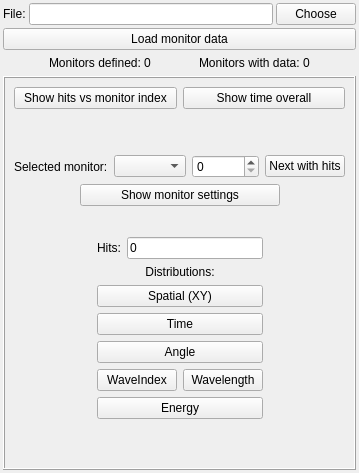
          <widget class="QWidget" name="tab_7">
           <attribute name="title">
            <string>Monitors</string>
           </attribute>
           <layout class="QVBoxLayout" name="verticalLayout_22">
            <property name="spacing">
             <number>3</number>
            </property>
            <property name="leftMargin">
             <number>3</number>
            </property>
            <property name="topMargin">
             <number>3</number>
            </property>
            <property name="rightMargin">
             <number>3</number>
            </property>
            <property name="bottomMargin">
             <number>3</number>
            </property>
            <item>
             <layout class="QHBoxLayout" name="horizontalLayout_39">
              <item>
               <widget class="QLabel" name="label_6">
                <property name="text">
                 <string>File:</string>
                </property>
               </widget>
              </item>
              <item>
               <widget class="QLineEdit" name="leMonitorsFileName"/>
              </item>
              <item>
               <widget class="QPushButton" name="pbChooseMonitorsFile">
                <property name="text">
                 <string>Choose</string>
                </property>
               </widget>
              </item>
             </layout>
            </item>
            <item>
             <widget class="QPushButton" name="pbLoadMonitorsData">
              <property name="text">
               <string>Load monitor data</string>
              </property>
             </widget>
            </item>
            <item>
             <layout class="QHBoxLayout" name="horizontalLayout_40">
              <item>
               <spacer name="horizontalSpacer_39">
                <property name="orientation">
                 <enum>Qt::Horizontal</enum>
                </property>
                <property name="sizeHint" stdset="0">
                 <size>
                  <width>40</width>
                  <height>20</height>
                 </size>
                </property>
               </spacer>
              </item>
              <item>
               <widget class="QLabel" name="label_19">
                <property name="text">
                 <string>Monitors defined:</string>
                </property>
               </widget>
              </item>
              <item>
               <widget class="QLabel" name="labNumMonitors">
                <property name="text">
                 <string>0</string>
                </property>
                <property name="alignment">
                 <set>Qt::AlignCenter</set>
                </property>
               </widget>
              </item>
              <item>
               <spacer name="horizontalSpacer_41">
                <property name="orientation">
                 <enum>Qt::Horizontal</enum>
                </property>
                <property name="sizeHint" stdset="0">
                 <size>
                  <width>40</width>
                  <height>20</height>
                 </size>
                </property>
               </spacer>
              </item>
              <item>
               <widget class="QLabel" name="label_22">
                <property name="text">
                 <string>Monitors with data:</string>
                </property>
               </widget>
              </item>
              <item>
               <widget class="QLabel" name="labMonitorsWithHits">
                <property name="text">
                 <string>0</string>
                </property>
               </widget>
              </item>
              <item>
               <spacer name="horizontalSpacer_40">
                <property name="orientation">
                 <enum>Qt::Horizontal</enum>
                </property>
                <property name="sizeHint" stdset="0">
                 <size>
                  <width>40</width>
                  <height>20</height>
                 </size>
                </property>
               </spacer>
              </item>
             </layout>
            </item>
            <item>
             <widget class="QFrame" name="frMonitors">
              <property name="sizePolicy">
               <sizepolicy hsizetype="Preferred" vsizetype="Expanding">
                <horstretch>0</horstretch>
                <verstretch>0</verstretch>
               </sizepolicy>
              </property>
              <property name="frameShape">
               <enum>QFrame::Box</enum>
              </property>
              <property name="frameShadow">
               <enum>QFrame::Raised</enum>
              </property>
              <layout class="QVBoxLayout" name="verticalLayout_20">
               <item>
                <layout class="QHBoxLayout" name="horizontalLayout_38">
                 <property name="topMargin">
                  <number>0</number>
                 </property>
                 <item>
                  <widget class="QPushButton" name="pbShowMonitorHitDistribution">
                   <property name="text">
                    <string>Show hits vs monitor index</string>
                   </property>
                  </widget>
                 </item>
                 <item>
                  <widget class="QPushButton" name="pbShowMonitorTimeOverall">
                   <property name="text">
                    <string>Show time overall</string>
                   </property>
                  </widget>
                 </item>
                </layout>
               </item>
               <item>
                <spacer name="verticalSpacer_15">
                 <property name="orientation">
                  <enum>Qt::Vertical</enum>
                 </property>
                 <property name="sizeHint" stdset="0">
                  <size>
                   <width>20</width>
                   <height>40</height>
                  </size>
                 </property>
                </spacer>
               </item>
               <item>
                <layout class="QHBoxLayout" name="horizontalLayout_33">
                 <item>
                  <widget class="QLabel" name="label_12">
                   <property name="text">
                    <string>Selected monitor:</string>
                   </property>
                  </widget>
                 </item>
                 <item>
                  <widget class="QComboBox" name="cobMonitor">
                   <property name="sizePolicy">
                    <sizepolicy hsizetype="MinimumExpanding" vsizetype="Fixed">
                     <horstretch>0</horstretch>
                     <verstretch>0</verstretch>
                    </sizepolicy>
                   </property>
                  </widget>
                 </item>
                 <item>
                  <widget class="QSpinBox" name="sbMonitorIndex">
                   <property name="maximum">
                    <number>100000</number>
                   </property>
                  </widget>
                 </item>
                 <item>
                  <widget class="QPushButton" name="pbNextMonitor">
                   <property name="text">
                    <string>Next with hits</string>
                   </property>
                  </widget>
                 </item>
                </layout>
               </item>
               <item>
                <layout class="QHBoxLayout" name="horizontalLayout_34">
                 <item>
                  <spacer name="horizontalSpacer_35">
                   <property name="orientation">
                    <enum>Qt::Horizontal</enum>
                   </property>
                   <property name="sizeHint" stdset="0">
                    <size>
                     <width>40</width>
                     <height>20</height>
                    </size>
                   </property>
                  </spacer>
                 </item>
                 <item>
                  <widget class="QPushButton" name="pbShowProperties">
                   <property name="minimumSize">
                    <size>
                     <width>200</width>
                     <height>22</height>
                    </size>
                   </property>
                   <property name="text">
                    <string>Show monitor settings</string>
                   </property>
                  </widget>
                 </item>
                 <item>
                  <spacer name="horizontalSpacer_36">
                   <property name="orientation">
                    <enum>Qt::Horizontal</enum>
                   </property>
                   <property name="sizeHint" stdset="0">
                    <size>
                     <width>40</width>
                     <height>20</height>
                    </size>
                   </property>
                  </spacer>
                 </item>
                </layout>
               </item>
               <item>
                <layout class="QHBoxLayout" name="horizontalLayout_35">
                 <property name="topMargin">
                  <number>25</number>
                 </property>
                 <item>
                  <spacer name="horizontalSpacer_37">
                   <property name="orientation">
                    <enum>Qt::Horizontal</enum>
                   </property>
                   <property name="sizeHint" stdset="0">
                    <size>
                     <width>40</width>
                     <height>20</height>
                    </size>
                   </property>
                  </spacer>
                 </item>
                 <item>
                  <layout class="QVBoxLayout" name="verticalLayout_21">
                   <item>
                    <layout class="QHBoxLayout" name="horizontalLayout_36">
                     <item>
                      <widget class="QLabel" name="label_17">
                       <property name="text">
                        <string>Hits:</string>
                       </property>
                      </widget>
                     </item>
                     <item>
                      <widget class="QLineEdit" name="leDetections">
                       <property name="text">
                        <string>0</string>
                       </property>
                       <property name="readOnly">
                        <bool>true</bool>
                       </property>
                      </widget>
                     </item>
                    </layout>
                   </item>
                   <item>
                    <widget class="QLabel" name="label_18">
                     <property name="text">
                      <string>Distributions:</string>
                     </property>
                     <property name="alignment">
                      <set>Qt::AlignCenter</set>
                     </property>
                    </widget>
                   </item>
                   <item>
                    <widget class="QPushButton" name="pbMonitorShowXY">
                     <property name="minimumSize">
                      <size>
                       <width>0</width>
                       <height>22</height>
                      </size>
                     </property>
                     <property name="text">
                      <string>Spatial (XY)</string>
                     </property>
                    </widget>
                   </item>
                   <item>
                    <widget class="QPushButton" name="pbMonitorShowTime">
                     <property name="minimumSize">
                      <size>
                       <width>0</width>
                       <height>22</height>
                      </size>
                     </property>
                     <property name="text">
                      <string>Time</string>
                     </property>
                    </widget>
                   </item>
                   <item>
                    <widget class="QPushButton" name="pbMonitorShowAngle">
                     <property name="minimumSize">
                      <size>
                       <width>0</width>
                       <height>22</height>
                      </size>
                     </property>
                     <property name="text">
                      <string>Angle</string>
                     </property>
                    </widget>
                   </item>
                   <item>
                    <layout class="QHBoxLayout" name="horizontalLayout_37">
                     <property name="topMargin">
                      <number>0</number>
                     </property>
                     <item>
                      <widget class="QPushButton" name="pbMonitorShowWaveIndex">
                       <property name="minimumSize">
                        <size>
                         <width>0</width>
                         <height>22</height>
                        </size>
                       </property>
                       <property name="text">
                        <string>WaveIndex</string>
                       </property>
                      </widget>
                     </item>
                     <item>
                      <widget class="QPushButton" name="pbMonitorShowWavelength">
                       <property name="text">
                        <string>Wavelength</string>
                       </property>
                      </widget>
                     </item>
                    </layout>
                   </item>
                   <item>
                    <widget class="QPushButton" name="pbMonitorShowEnergy">
                     <property name="minimumSize">
                      <size>
                       <width>0</width>
                       <height>22</height>
                      </size>
                     </property>
                     <property name="text">
                      <string>Energy</string>
                     </property>
                    </widget>
                   </item>
                  </layout>
                 </item>
                 <item>
                  <spacer name="horizontalSpacer_38">
                   <property name="orientation">
                    <enum>Qt::Horizontal</enum>
                   </property>
                   <property name="sizeHint" stdset="0">
                    <size>
                     <width>40</width>
                     <height>20</height>
                    </size>
                   </property>
                  </spacer>
                 </item>
                </layout>
               </item>
               <item>
                <spacer name="verticalSpacer_16">
                 <property name="orientation">
                  <enum>Qt::Vertical</enum>
                 </property>
                 <property name="sizeHint" stdset="0">
                  <size>
                   <width>20</width>
                   <height>40</height>
                  </size>
                 </property>
                </spacer>
               </item>
              </layout>
             </widget>
            </item>
           </layout>
          </widget>
